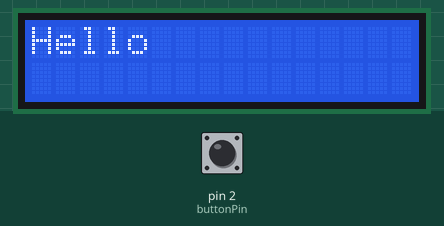
Bench run of a sketch on a simulated Arduino Uno, built with avr-gcc and run on an emulated ATmega328P. Shown: 16×2 character LCD. Inputs (shaded band) come from the test bench; at power-on: pin 2 (buttonPin) LOW.

Above: at 1.2 s.
1.3 s: pin 2 (buttonPin) pulled HIGH for 1 s
At 1.69 s:
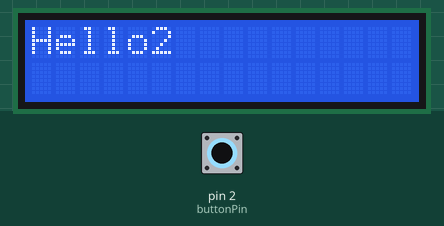
At 2.5 s:
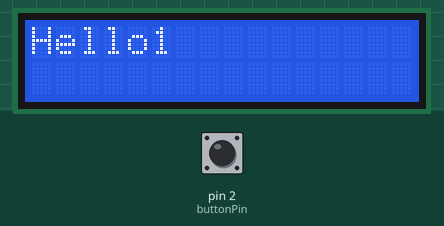
Timing chart, 0 to 4.3 s (numbered marks = the images above; inputs shaded):
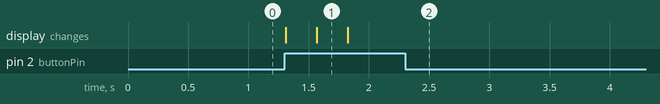

Measured:
- after the input at 1.3 s, the display: first changes at once (image 1 shows a later state)

The sketch:

screentest.ino
```cpp
#include <Wire.h>
#include <LiquidCrystal_I2C.h>

LiquidCrystal_I2C lcd(0x27, 16, 2);  // Адрес экрана и его размер

int buttonPin = 2;  // Номер пина, к которому подключена кнопка
int buttonState = 0;  // Текущее состояние кнопки
int counter = 0;  // Счетчик нажатий на кнопку

void setup() {
  lcd.init();  // Инициализация экрана
  lcd.backlight();  // Включение подсветки экрана
  lcd.print("Hello");  // Вывод начального сообщения на экран
  pinMode(buttonPin, INPUT);  // Настройка пина кнопки на вход
}

void loop() {
  buttonState = digitalRead(buttonPin);  // Считываем состояние кнопки
  if (buttonState == HIGH) {  // Если кнопка нажата
    counter++;  // Увеличиваем счетчик нажатий
    if (counter == 1) {  // Если это первое нажатие
      lcd.clear();  // Очищаем экран
      lcd.print("Hello1");  // Выводим сообщение на экран
    } else if (counter == 2) {  // Если это второе нажатие
      lcd.clear();  // Очищаем экран
      lcd.print("Hello2");  // Выводим сообщение на экран
    } else if (counter == 3) {  // Если это третье нажатие
      lcd.clear();  // Очищаем экран
      lcd.print("Hello1");  // Выводим сообщение на экран
      counter = 0;  // Сбрасываем счетчик нажатий
    }
    delay(250);  // Задержка для предотвращения дребезга контактов кнопки
  }
}
```
